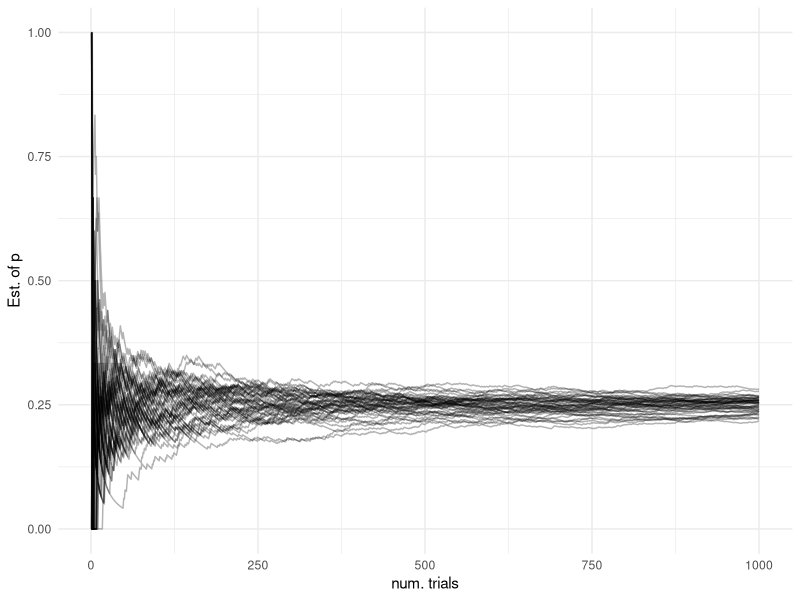
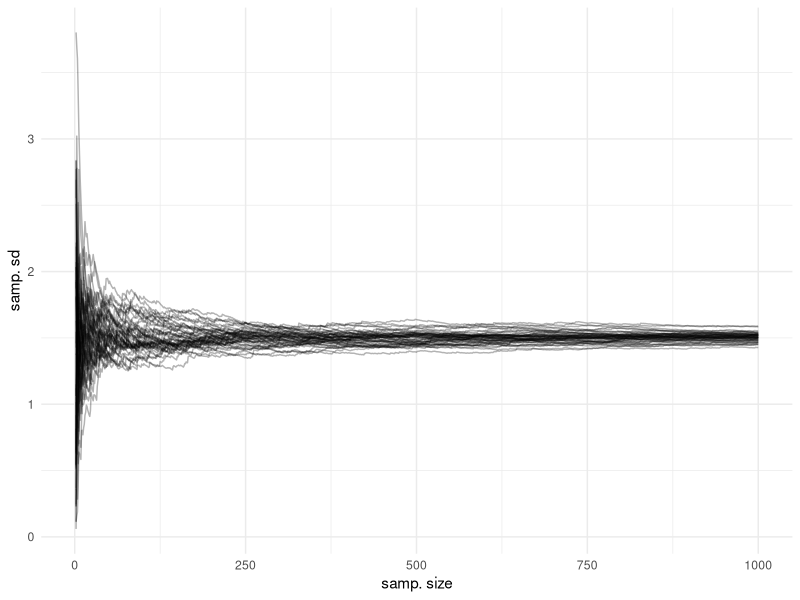
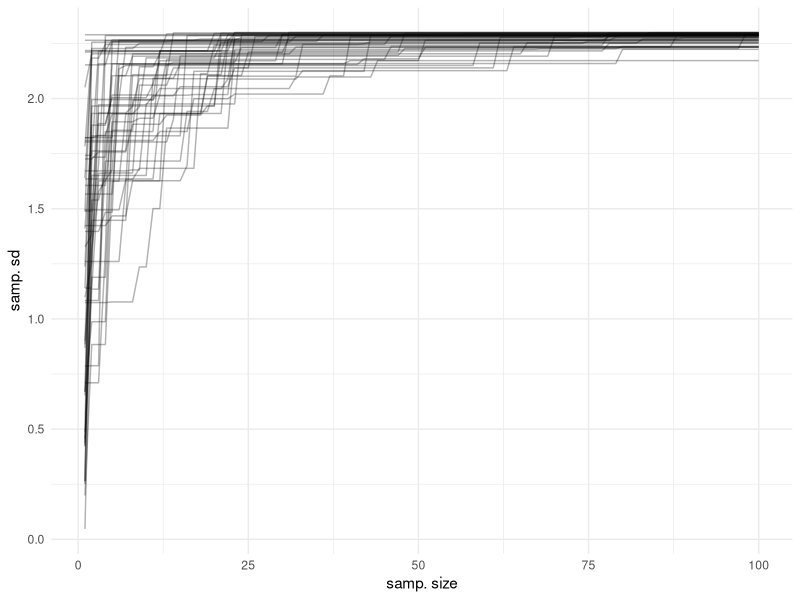

Recreate these plots in R, in order.
library(tidyverse)
library(reshape2)
B <- 1000
K <- 50
p <- 0.25

X <- matrix(rep(NA, B * K), nrow = B)

for(k in 1:K){
  temp_samp <- sample(c(0, 1), size = B, replace = T, prob = c(1 - p, p))
  X[,k] <- cumsum(temp_samp) / (1:B)
}

X <- data.frame(X)

X %>% 
  melt(
    variable.name = "samp",
    value_name = "value"
  ) %>% mutate(
    x = rep(1:B, K)
    ) %>% ggplot(aes(x = x, y = value)) +
  geom_line(aes(group = samp), alpha = 0.3) +
  theme_minimal() + 
  xlab("num. trials") + ylab("Est. of p")


###


B <- 1000
K <- 50

sd_mat <- matrix(rep(NA, B * K), nrow = B)

for(k in 1:K){
  temp_samp <- rnorm(B, 0, 1.5)
  for(b in 1:B){
    sd_mat[b,k] <- sd(temp_samp[1:b])
  }
}

sd_mat <- data.frame(sd_mat)

sd_mat %>% 
  melt(
    variable.name = "samp",
    value_name = "value"
  ) %>% mutate(
    x = rep(1:B, K)
  ) %>% ggplot(aes(x = x, y = value)) +
  geom_line(aes(group = samp), alpha = 0.3) +
  theme_minimal() + 
  xlab("samp. size") + ylab("samp. sd")

##


B <- 100
K <- 50

matmat <- matrix(rep(NA, B * K), nrow = B)

for(k in 1:K){
  temp_samp <- runif(B, 0, 2.3)
  for(b in 1:B){
    matmat[b,k] <- max(temp_samp[1:b])
  }
}

matmat <- data.frame(matmat)

matmat %>% 
  melt(
    variable.name = "samp",
    value_name = "value"
  ) %>% mutate(
    x = rep(1:B, K)
  ) %>% ggplot(aes(x = x, y = value)) +
  geom_line(aes(group = samp), alpha = 0.3) +
  theme_minimal() + 
  xlab("samp. size") + ylab("samp. sd")
